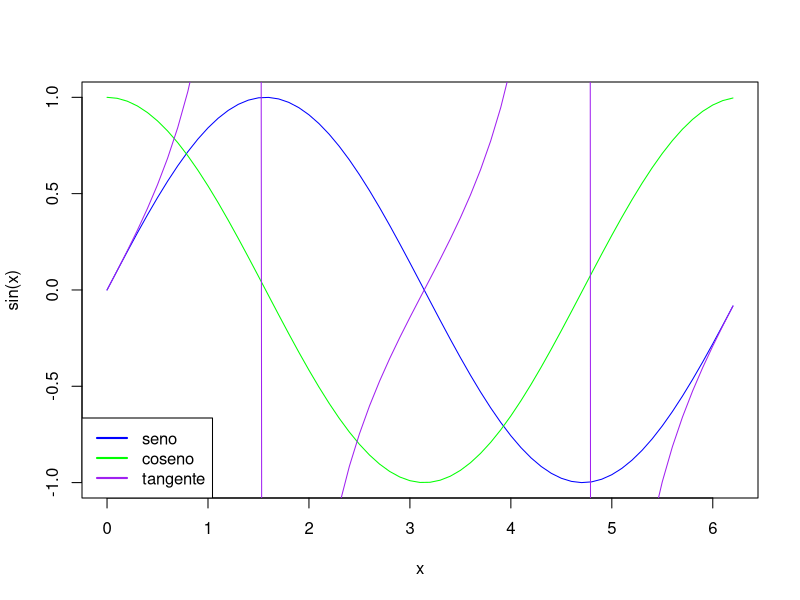

The R source for this figure:
## ---- chunk 1
x = seq(0,2*pi,0.1)

plot(x,sin(x),type = "l", col="blue")
lines(x,cos(x),col="green")
lines(x,tan(x),col="purple")
legend("bottomleft",
       col = c("blue","green","purple"), 
       lwd = 2,
       legend=c("seno","coseno","tangente"))

